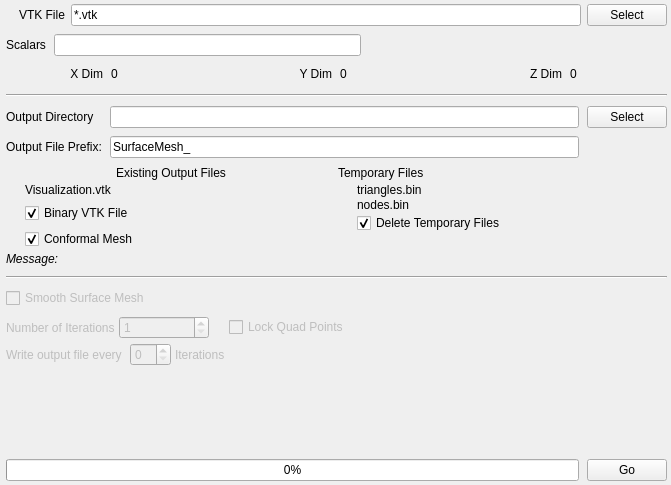
<?xml version="1.0" encoding="UTF-8"?>
<ui version="4.0">
 <class>SurfaceMeshWidget</class>
 <widget class="QWidget" name="SurfaceMeshWidget">
  <property name="geometry">
   <rect>
    <x>0</x>
    <y>0</y>
    <width>671</width>
    <height>485</height>
   </rect>
  </property>
  <property name="windowTitle">
   <string>Form</string>
  </property>
  <layout class="QVBoxLayout" name="verticalLayout">
   <property name="spacing">
    <number>8</number>
   </property>
   <property name="leftMargin">
    <number>6</number>
   </property>
   <property name="topMargin">
    <number>4</number>
   </property>
   <property name="rightMargin">
    <number>4</number>
   </property>
   <property name="bottomMargin">
    <number>4</number>
   </property>
   <item>
    <layout class="QGridLayout" name="gridLayout_9">
     <property name="spacing">
      <number>6</number>
     </property>
     <item row="0" column="1">
      <widget class="QLabel" name="label_24">
       <property name="text">
        <string>VTK File</string>
       </property>
      </widget>
     </item>
     <item row="0" column="2">
      <widget class="QLineEdit" name="m_InputFile">
       <property name="text">
        <string>*.vtk</string>
       </property>
      </widget>
     </item>
     <item row="0" column="4">
      <widget class="QPushButton" name="m_InputFileBtn">
       <property name="text">
        <string>Select</string>
       </property>
      </widget>
     </item>
     <item row="0" column="0">
      <widget class="QLabel" name="m_InputFileIcon">
       <property name="text">
        <string/>
       </property>
       <property name="pixmap">
        <pixmap>:/Delete-16x16.png</pixmap>
       </property>
      </widget>
     </item>
    </layout>
   </item>
   <item>
    <layout class="QHBoxLayout" name="horizontalLayout_2">
     <item>
      <widget class="QLabel" name="label_2">
       <property name="text">
        <string>Scalars</string>
       </property>
      </widget>
     </item>
     <item>
      <widget class="QLineEdit" name="m_ScalarsName"/>
     </item>
     <item>
      <spacer name="horizontalSpacer_4">
       <property name="orientation">
        <enum>Qt::Horizontal</enum>
       </property>
       <property name="sizeType">
        <enum>QSizePolicy::Expanding</enum>
       </property>
       <property name="sizeHint" stdset="0">
        <size>
         <width>20</width>
         <height>20</height>
        </size>
       </property>
      </spacer>
     </item>
    </layout>
   </item>
   <item>
    <layout class="QHBoxLayout" name="horizontalLayout">
     <item>
      <widget class="QLabel" name="label_3">
       <property name="text">
        <string>X Dim</string>
       </property>
       <property name="alignment">
        <set>Qt::AlignRight|Qt::AlignTrailing|Qt::AlignVCenter</set>
       </property>
      </widget>
     </item>
     <item>
      <widget class="QLabel" name="xDim">
       <property name="text">
        <string>0</string>
       </property>
      </widget>
     </item>
     <item>
      <spacer name="horizontalSpacer">
       <property name="orientation">
        <enum>Qt::Horizontal</enum>
       </property>
       <property name="sizeType">
        <enum>QSizePolicy::Fixed</enum>
       </property>
       <property name="sizeHint" stdset="0">
        <size>
         <width>20</width>
         <height>20</height>
        </size>
       </property>
      </spacer>
     </item>
     <item>
      <widget class="QLabel" name="label_6">
       <property name="text">
        <string>Y Dim</string>
       </property>
       <property name="alignment">
        <set>Qt::AlignRight|Qt::AlignTrailing|Qt::AlignVCenter</set>
       </property>
      </widget>
     </item>
     <item>
      <widget class="QLabel" name="yDim">
       <property name="text">
        <string>0</string>
       </property>
      </widget>
     </item>
     <item>
      <spacer name="horizontalSpacer_2">
       <property name="orientation">
        <enum>Qt::Horizontal</enum>
       </property>
       <property name="sizeType">
        <enum>QSizePolicy::Fixed</enum>
       </property>
       <property name="sizeHint" stdset="0">
        <size>
         <width>20</width>
         <height>20</height>
        </size>
       </property>
      </spacer>
     </item>
     <item>
      <widget class="QLabel" name="label_8">
       <property name="text">
        <string>Z Dim</string>
       </property>
       <property name="alignment">
        <set>Qt::AlignRight|Qt::AlignTrailing|Qt::AlignVCenter</set>
       </property>
      </widget>
     </item>
     <item>
      <widget class="QLabel" name="zDim">
       <property name="text">
        <string>0</string>
       </property>
      </widget>
     </item>
    </layout>
   </item>
   <item>
    <widget class="Line" name="line_2">
     <property name="minimumSize">
      <size>
       <width>0</width>
       <height>6</height>
      </size>
     </property>
     <property name="orientation">
      <enum>Qt::Horizontal</enum>
     </property>
    </widget>
   </item>
   <item>
    <layout class="QGridLayout" name="gridLayout_11">
     <item row="0" column="0">
      <widget class="QLabel" name="label_25">
       <property name="text">
        <string>Output Directory</string>
       </property>
      </widget>
     </item>
     <item row="0" column="1">
      <widget class="QLineEdit" name="m_OutputDir"/>
     </item>
     <item row="0" column="2">
      <widget class="QPushButton" name="m_OutputDirBtn">
       <property name="text">
        <string>Select</string>
       </property>
      </widget>
     </item>
     <item row="1" column="0">
      <widget class="QLabel" name="label">
       <property name="text">
        <string>Output File Prefix:</string>
       </property>
      </widget>
     </item>
     <item row="1" column="1">
      <widget class="QLineEdit" name="m_OutputFilePrefix">
       <property name="text">
        <string>SurfaceMesh_</string>
       </property>
      </widget>
     </item>
    </layout>
   </item>
   <item>
    <layout class="QGridLayout" name="gridLayout_4">
     <property name="horizontalSpacing">
      <number>2</number>
     </property>
     <property name="verticalSpacing">
      <number>3</number>
     </property>
     <item row="0" column="0">
      <widget class="QLabel" name="label_12">
       <property name="text">
        <string>Existing Output Files</string>
       </property>
       <property name="alignment">
        <set>Qt::AlignCenter</set>
       </property>
      </widget>
     </item>
     <item row="1" column="0">
      <layout class="QFormLayout" name="formLayout_3">
       <property name="fieldGrowthPolicy">
        <enum>QFormLayout::FieldsStayAtSizeHint</enum>
       </property>
       <property name="labelAlignment">
        <set>Qt::AlignCenter</set>
       </property>
       <property name="horizontalSpacing">
        <number>12</number>
       </property>
       <property name="verticalSpacing">
        <number>6</number>
       </property>
       <item row="1" column="1">
        <widget class="QLabel" name="m_VisualizationVizFile">
         <property name="text">
          <string>Visualization.vtk</string>
         </property>
        </widget>
       </item>
       <item row="1" column="0">
        <widget class="QLabel" name="m_VisualizationVizFileIcon">
         <property name="text">
          <string/>
         </property>
         <property name="pixmap">
          <pixmap>:/Delete-16x16.png</pixmap>
         </property>
         <property name="alignment">
          <set>Qt::AlignRight|Qt::AlignTrailing|Qt::AlignVCenter</set>
         </property>
        </widget>
       </item>
       <item row="2" column="1">
        <widget class="QCheckBox" name="m_BinaryVtkFiles">
         <property name="enabled">
          <bool>true</bool>
         </property>
         <property name="text">
          <string>Binary VTK File</string>
         </property>
         <property name="checked">
          <bool>true</bool>
         </property>
        </widget>
       </item>
       <item row="3" column="1">
        <widget class="QCheckBox" name="m_ConformalMesh">
         <property name="toolTip">
          <string>A Conformal Mesh only has a single copy of each triangle. If you turn this OFF then there will be 2 copies of each triangle entry, one for each grain.</string>
         </property>
         <property name="text">
          <string>Conformal Mesh</string>
         </property>
         <property name="checked">
          <bool>true</bool>
         </property>
        </widget>
       </item>
      </layout>
     </item>
     <item row="1" column="1">
      <layout class="QFormLayout" name="formLayout_4">
       <property name="fieldGrowthPolicy">
        <enum>QFormLayout::FieldsStayAtSizeHint</enum>
       </property>
       <property name="labelAlignment">
        <set>Qt::AlignCenter</set>
       </property>
       <property name="formAlignment">
        <set>Qt::AlignLeading|Qt::AlignLeft|Qt::AlignTop</set>
       </property>
       <property name="horizontalSpacing">
        <number>12</number>
       </property>
       <property name="verticalSpacing">
        <number>1</number>
       </property>
       <item row="4" column="1">
        <widget class="QCheckBox" name="m_DeleteTempFiles">
         <property name="text">
          <string>Delete Temporary Files</string>
         </property>
         <property name="checked">
          <bool>true</bool>
         </property>
        </widget>
       </item>
       <item row="1" column="1">
        <widget class="QLabel" name="m_NodesFileBin">
         <property name="text">
          <string>nodes.bin</string>
         </property>
        </widget>
       </item>
       <item row="0" column="1">
        <widget class="QLabel" name="m_TrianglesFileBin">
         <property name="text">
          <string>triangles.bin</string>
         </property>
        </widget>
       </item>
       <item row="0" column="0">
        <widget class="QLabel" name="m_TrianglesFileBinIcon">
         <property name="text">
          <string/>
         </property>
         <property name="pixmap">
          <pixmap>:/Delete-16x16.png</pixmap>
         </property>
         <property name="alignment">
          <set>Qt::AlignRight|Qt::AlignTrailing|Qt::AlignVCenter</set>
         </property>
        </widget>
       </item>
       <item row="1" column="0">
        <widget class="QLabel" name="m_NodesFileBinIcon">
         <property name="text">
          <string/>
         </property>
         <property name="pixmap">
          <pixmap>:/Delete-16x16.png</pixmap>
         </property>
         <property name="alignment">
          <set>Qt::AlignRight|Qt::AlignTrailing|Qt::AlignVCenter</set>
         </property>
        </widget>
       </item>
      </layout>
     </item>
     <item row="2" column="0" colspan="2">
      <widget class="QLabel" name="messageLabel">
       <property name="font">
        <font>
         <italic>true</italic>
        </font>
       </property>
       <property name="text">
        <string>Message:</string>
       </property>
       <property name="wordWrap">
        <bool>true</bool>
       </property>
       <property name="margin">
        <number>3</number>
       </property>
      </widget>
     </item>
     <item row="0" column="1">
      <widget class="QLabel" name="label_60">
       <property name="text">
        <string>Temporary Files</string>
       </property>
      </widget>
     </item>
    </layout>
   </item>
   <item>
    <widget class="Line" name="line_4">
     <property name="minimumSize">
      <size>
       <width>0</width>
       <height>6</height>
      </size>
     </property>
     <property name="orientation">
      <enum>Qt::Horizontal</enum>
     </property>
    </widget>
   </item>
   <item>
    <widget class="QCheckBox" name="m_SmoothMesh">
     <property name="enabled">
      <bool>false</bool>
     </property>
     <property name="text">
      <string>Smooth Surface Mesh</string>
     </property>
    </widget>
   </item>
   <item>
    <layout class="QGridLayout" name="gridLayout_10">
     <property name="spacing">
      <number>4</number>
     </property>
     <item row="0" column="0">
      <layout class="QHBoxLayout" name="horizontalLayout_10">
       <property name="spacing">
        <number>4</number>
       </property>
       <item>
        <widget class="QLabel" name="label_26">
         <property name="enabled">
          <bool>false</bool>
         </property>
         <property name="text">
          <string>Number of Iterations</string>
         </property>
        </widget>
       </item>
       <item>
        <widget class="QSpinBox" name="m_SmoothIterations">
         <property name="enabled">
          <bool>false</bool>
         </property>
         <property name="minimum">
          <number>1</number>
         </property>
         <property name="maximum">
          <number>1000</number>
         </property>
        </widget>
       </item>
      </layout>
     </item>
     <item row="0" column="1">
      <spacer name="horizontalSpacer_8">
       <property name="orientation">
        <enum>Qt::Horizontal</enum>
       </property>
       <property name="sizeType">
        <enum>QSizePolicy::Fixed</enum>
       </property>
       <property name="sizeHint" stdset="0">
        <size>
         <width>12</width>
         <height>20</height>
        </size>
       </property>
      </spacer>
     </item>
     <item row="0" column="2">
      <widget class="QCheckBox" name="m_LockQuadPoints">
       <property name="enabled">
        <bool>false</bool>
       </property>
       <property name="text">
        <string>Lock Quad Points</string>
       </property>
      </widget>
     </item>
     <item row="1" column="0" colspan="2">
      <layout class="QHBoxLayout" name="horizontalLayout_7">
       <property name="spacing">
        <number>4</number>
       </property>
       <item>
        <widget class="QLabel" name="label_27">
         <property name="enabled">
          <bool>false</bool>
         </property>
         <property name="text">
          <string>Write output file every </string>
         </property>
        </widget>
       </item>
       <item>
        <widget class="QSpinBox" name="m_WriteOutputFileIncrement">
         <property name="enabled">
          <bool>false</bool>
         </property>
        </widget>
       </item>
       <item>
        <widget class="QLabel" name="label_28">
         <property name="enabled">
          <bool>false</bool>
         </property>
         <property name="text">
          <string>Iterations</string>
         </property>
        </widget>
       </item>
      </layout>
     </item>
     <item row="1" column="2" colspan="2">
      <spacer name="horizontalSpacer_9">
       <property name="orientation">
        <enum>Qt::Horizontal</enum>
       </property>
       <property name="sizeHint" stdset="0">
        <size>
         <width>148</width>
         <height>20</height>
        </size>
       </property>
      </spacer>
     </item>
     <item row="0" column="3">
      <spacer name="horizontalSpacer_11">
       <property name="orientation">
        <enum>Qt::Horizontal</enum>
       </property>
       <property name="sizeHint" stdset="0">
        <size>
         <width>40</width>
         <height>20</height>
        </size>
       </property>
      </spacer>
     </item>
    </layout>
   </item>
   <item>
    <spacer name="verticalSpacer_3">
     <property name="orientation">
      <enum>Qt::Vertical</enum>
     </property>
     <property name="sizeHint" stdset="0">
      <size>
       <width>20</width>
       <height>169</height>
      </size>
     </property>
    </spacer>
   </item>
   <item>
    <layout class="QHBoxLayout" name="horizontalLayout_9">
     <item>
      <widget class="QProgressBar" name="m_progressBar">
       <property name="value">
        <number>0</number>
       </property>
      </widget>
     </item>
     <item>
      <widget class="QPushButton" name="m_GoBtn">
       <property name="text">
        <string>Go</string>
       </property>
      </widget>
     </item>
    </layout>
   </item>
  </layout>
 </widget>
 <resources>
  <include location="../../../../Resources/icons/images/Icons.qrc"/>
 </resources>
 <connections/>
</ui>
